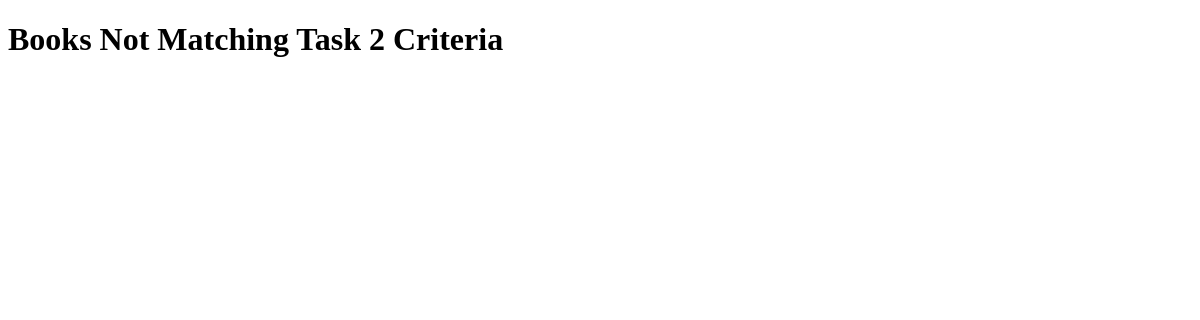
Page /books/lab8/task3/ on the earlier database version.
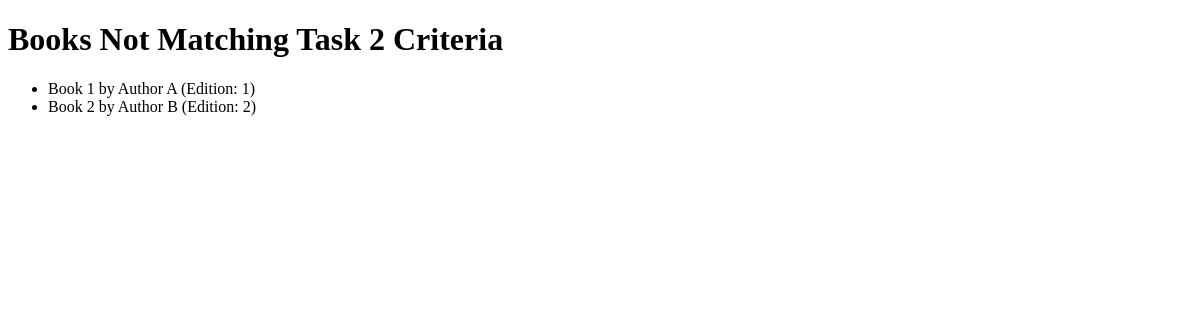
Same page on the later database version.
### apps/bookmodule/models.py (models this page shows, shortened)
class Book(models.Model):
    title = models.CharField(max_length=200)
    author = models.CharField(max_length=200, null=True, blank=True)
    price = models.DecimalField(max_digits=10, decimal_places=2)
    edition = models.IntegerField()

### apps/bookmodule/views.py (the view)
# urls.py: path('lab8/task3/', views.lab8_task3, name='lab8_task3'),
def lab8_task3(request):
    books = Book.objects.filter(
        ~Q(edition__gt=2) & ~(Q(title__icontains='qu') | Q(author__icontains='qu'))
    )
    return render(request, 'bookmodule/task3.html', {'books': books})

### apps/templates/bookmodule/task3.html (shortened to what this page needs)
<!DOCTYPE html>
<html lang="en">
<head>
</head>
<body>
    <h1>Books Not Matching Task 2 Criteria</h1>
    <ul>
        {% for book in books %}
        <li>{{ book.title }} by {{ book.author }} (Edition: {{ book.edition }})</li>
        {% endfor %}
    </ul>
</body>
</html>

Differences in the rows shown:
added Book: title "Book 1", author "Author A", edition "1"
added Book: title "Book 2", author "Author B", edition "2"
